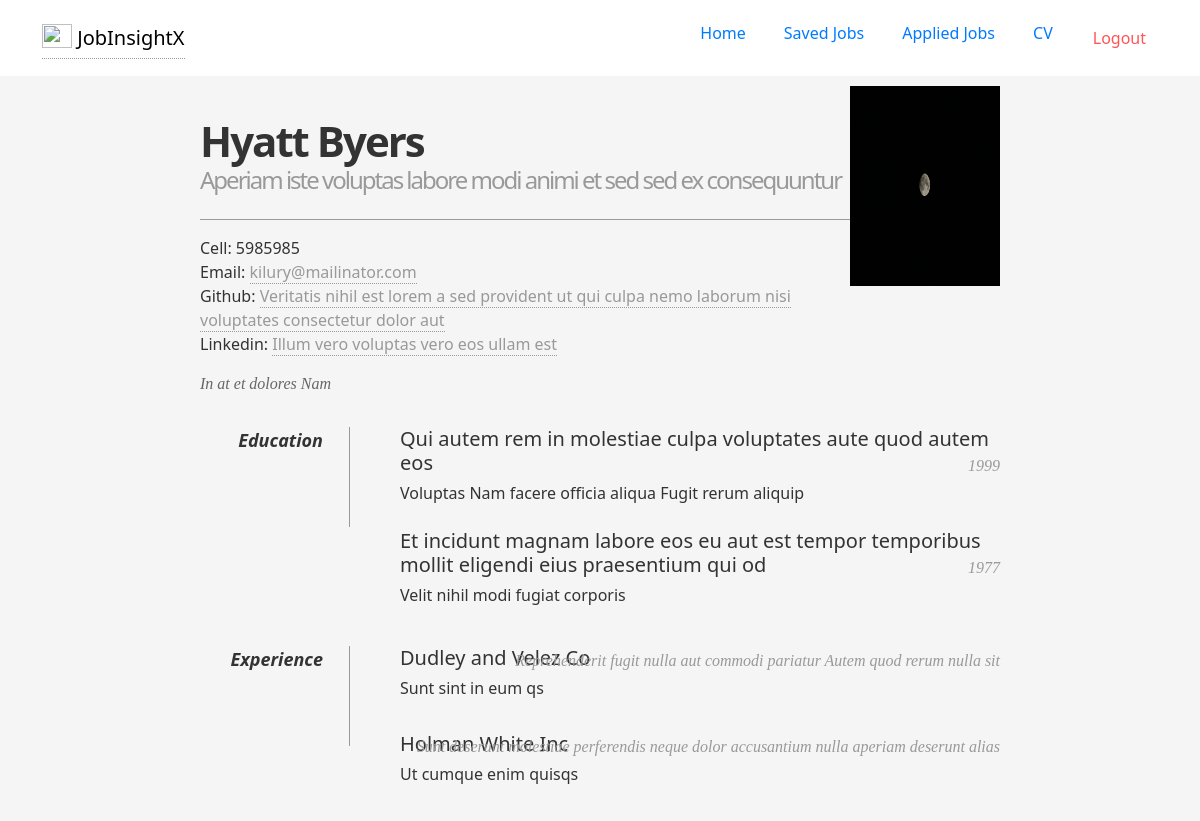
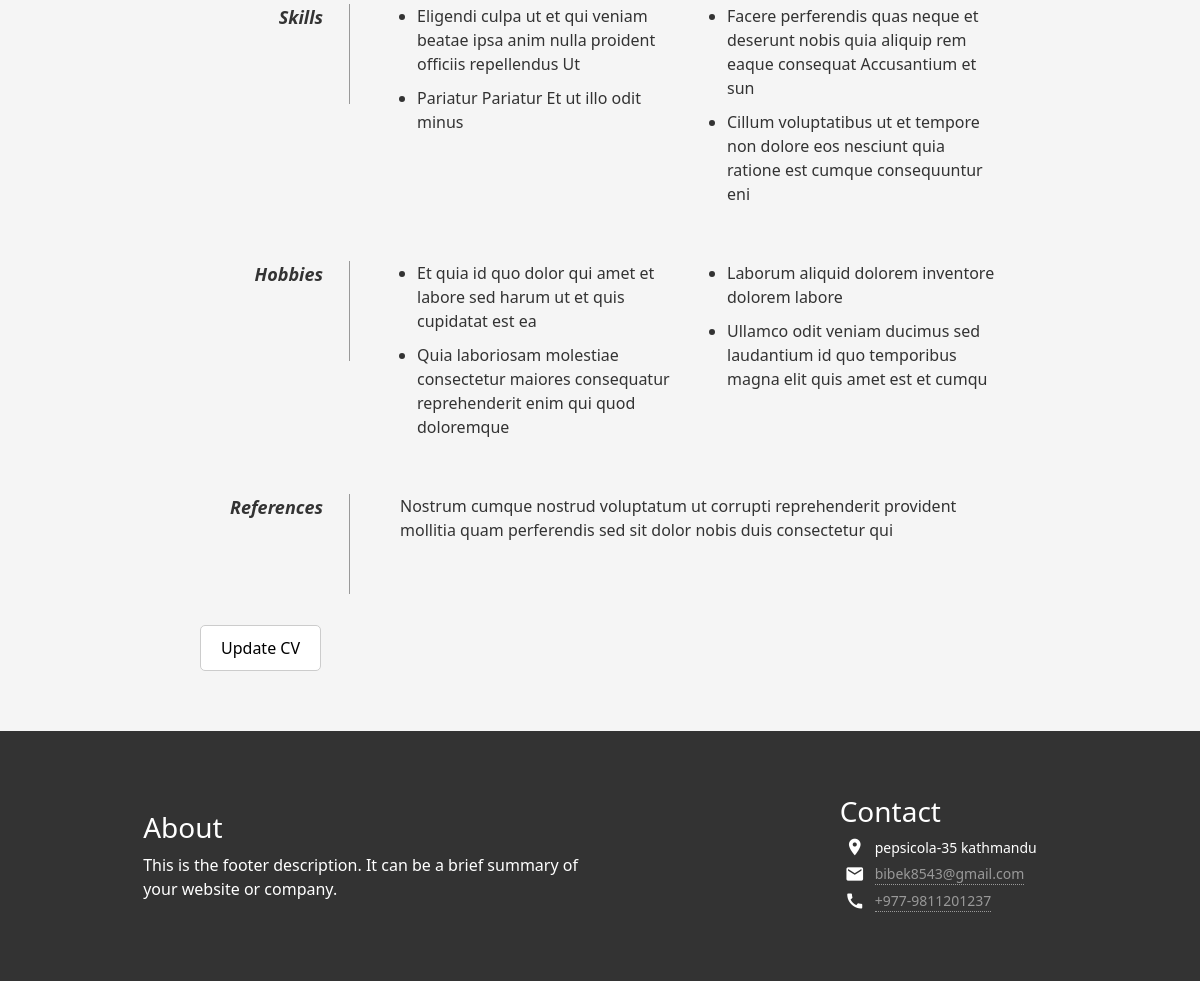
Screenshot of /view-cv (signed in) with the database file from the repository (2 pictures, top to bottom).
### jobapp/models.py (models this page shows, shortened)
class cv(models.Model):
    user = models.ForeignKey(settings.AUTH_USER_MODEL, on_delete=models.CASCADE)
    full_name = models.CharField(max_length = 100)
    profession = models.CharField(max_length = 100)
    gmail = models.EmailField()
    phone = models.CharField(max_length = 20)
    linkedin = models.CharField(max_length = 250)
    github = models.CharField(max_length = 250)
    photo = models.ImageField(upload_to='photos/', null=True, blank=True, default='default.jpg')
    description = models.TextField()
    degree1 = models.CharField(max_length = 100, null = True, blank = True)
    university1 = models.CharField(max_length = 100, null = True, blank = True)
    graduation_year1 = models.IntegerField(null = True, blank = True)
    degree2 = models.CharField(max_length = 100, null = True, blank = True)
    university2 = models.CharField(max_length = 100, null = True, blank = True)
    graduation_year2 = models.IntegerField(null = True, blank = True)
    company1 = models.CharField(max_length = 100, null = True, blank = True)
    project1 = models.CharField(max_length = 100, null = True, blank = True)
    experience_description1 = models.TextField(null = True, blank = True)
    company2 = models.CharField(max_length = 100, null = True, blank = True)
    project2 = models.CharField(max_length = 100, null = True, blank = True)
    experience_description2 = models.TextField(null = True, blank = True)
    skill1 = models.CharField(max_length = 100, null = True, blank = True)
    skill2 = models.CharField(max_length = 100, null = True, blank = True)
    skill3 = models.CharField(max_length = 100, null = True, blank = True)
    skill4 = models.CharField(max_length = 100, null = True, blank = True)
    hobbies1 = models.CharField(max_length = 100, null = True, blank = True)
    hobbies2 = models.CharField(max_length = 100, null = True, blank = True)
    hobbies3 = models.CharField(max_length = 100, null = True, blank = True)
    hobbies4 = models.CharField(max_length = 100, null = True, blank = True)
    reference = models.CharField(max_length = 150, null = True, blank = True)

### jobapp/permission.py (the view)
    def wrap(request, *args, **kwargs):
        if request.user.account == '1':
            return view_function(request, *args, **kwargs)
        else:
            raise PermissionDenied

### jobapp/context_processors.py (called while the page is built)
def user_type_processor(request):
    user_type = None
    if request.user.is_authenticated:
        user_type = request.user.account
    return {'user_type': user_type}

### jobapp/permission.py (called while the page is built)
def user_is_employee(view_function):
    def wrap(request, *args, **kwargs):
        if request.user.account == '1':
            return view_function(request, *args, **kwargs)
        else:
            raise PermissionDenied
    return wrap

### jobapp/views.py (called while the page is built)
@login_required
@user_is_employee
def cv_view(request):
    try:
        current_user = request.user
        current_user_account_type = request.user.account
        cv_instance = cv.objects.get(user=current_user)
    except cv.DoesNotExist:
        cv_instance = None
    return render(request, 'jobapp/employee/cv.html', {'cv_instance': cv_instance, 'current_user_account_type': current_user_account_type})

### templates/jobapp/employee/cv.html (shortened to what this page needs)
{% extends 'base.html'%}
{% load static %}
{% block extra_styles %}
<link rel="stylesheet" href="{% static 'css/jobapp/employee/cv.css' %}">
<link rel="stylesheet" href="https://cdnjs.cloudflare.com/ajax/libs/font-awesome/5.15.3/css/all.min.css">
{% endblock %}
{% block content %}
{% if cv_instance %}
<div id="page-wrap">
    {% if cv_instance.photo %}
    <img src="{{ cv_instance.photo.url }}" alt="Photo of {{ cv_instance.full_name }}" id="pic" />
{% else %}
    <p id="pic">No photo available</p>
{% endif %}
    <div id="contact-info" class="vcard">
        <h1 class="fn">{{cv_instance.full_name}} <span><h4>{{ cv_instance.profession }}</h4></span></h1>
        <p>
            Cell: <span class="tel">{{ cv_instance.phone }}</span><br />
            Email: <a class="email" href="mailto:{{ cv_instance.gmail }}">{{ cv_instance.gmail }}</a><br>
            Github: <a href="{{ cv_instance.github }}">{{ cv_instance.github }}</a><br>
            Linkedin: <a href="{{ cv_instance.linkedin }}">{{ cv_instance.linkedin }}</a>
        </p>
    </div>
    <div id="objective">
        <p>
            {{ cv_instance.description }}
        </p>
    </div>
    <dl>
        <dd class="clear"></dd>
        <dt>Education</dt>
        <dd>
            <h2>{{ cv_instance.degree1 }} <span>{{ cv_instance.graduation_year1 }}</span></h2>
            <p>{{ cv_instance.university1 }}<br/>
            </p>
        </dd>
        <dd>
            <h2>{{ cv_instance.degree2 }} <span>{{ cv_instance.graduation_year2 }}</span></h2>
            <p>{{ cv_instance.university2 }}<br/>
            </p>
        </dd>
        <dd class="clear"></dd>
        <dt>Experience</dt>
        <dd>
            <h2>{{ cv_instance.company1 }}<span>{{ cv_instance.project1 }}</span></h2>
            <p>{{ cv_instance.experience_description1 }}s</p>
            <h2>{{ cv_instance.company2 }} <span>{{ cv_instance.project2 }}</span></h2>
            <p>{{ cv_instance.experience_description2 }}s</p>
        </dd>
        <dd class="clear"></dd>
        <dt>Skills</dt>
        <dd>
            <div class="skills-container">
                <div class="skills-column">
                    <ul>
                        <li>{{ cv_instance.skill1 }}</li>
                        <li>{{ cv_instance.skill2 }}</li>
                    </ul>
                </div>
                <div class="skills-column">
                    <ul>
                        <li>{{ cv_instance.skill3 }}</li>
                        <li>{{ cv_instance.skill4 }}</li>
                    </ul>
                </div>
            </div>
        </dd>
        <dd class="clear"></dd>
        <dt>Hobbies</dt>
        <dd>
            <div class="skills-container">
                <div class="skills-column">
                    <ul>
                        <li>{{ cv_instance.hobbies1 }}</li>
                        <li>{{ cv_instance.hobbies2 }}</li>
                    </ul>
                </div>
                <div class="skills-column">
                    <ul>
                        <li>{{ cv_instance.hobbies3 }}</li>
                        <li>{{ cv_instance.hobbies4 }}</li>
                    </ul>
                </div>
            </div>
        </dd>
        <dd class="clear"></dd>
        <dt>References</dt>
        <dd>
            <p>{{ cv_instance.reference }}</p>
        </dd>
        <dd class="clear"></dd>
    </dl>
    {% if current_user_account_type == '1' %}
    <a href="{% url 'update_cv' %}"><button class="button">Update CV</button></a>
</div>
{% endif %}
{% else %}
<div class="creat-btn">
    <a href="{% url 'update_cv' %}"><button class="create-button">Create CV</button></a>
</div>
{% endif %}
{% include "alerts.html" %}
{% endblock %}

### templates/base.html (shortened to what this page needs)
{% load static %}
<!doctype html>
<html lang="en">
<head>
  <link href="https://cdn.jsdelivr.net/npm/bootstrap@5.3.2/dist/css/bootstrap.min.css" rel="stylesheet">
  <link rel="stylesheet" href="{% static 'css/base.css' %}">
    {% block extra_styles %}{% endblock %}
</head>
<body>
<div class="bootstrap-only">
  <nav class="navbar navbar-expand-lg navbar-light">
    <div class="container">
      <a class="navbar-brand" href="{% url 'home' %}">
        <img src="{% static 'images/logo/jobinsightx-logo.png' %}" alt="" width="30" height="24"
          class="d-inline-block align-text-top">
        JobInsightX
      </a>
      <div class="collapse navbar-collapse justify-content-end" id="navbarNav">
        <ul class="navbar-nav">
          <li class="nav-item">
            <a class="nav-link nav-menu" href="{% url 'home' %}">Home</a>
          </li>
          {% if user.is_authenticated %}
          {% if user_type == "1" %}
          <li class="nav-item">
            <a class="nav-link nav-menu" href="{% url 'saved_jobs'%}">Saved Jobs</a>
          </li>
          <li class="nav-item">
            <a class="nav-link nav-menu" href="{% url 'applied_jobs'%}">Applied Jobs</a>
          </li>
          <li class="nav-item">
            <a class="nav-link nav-menu" href="{% url 'view_cv'%}">CV</a>
          </li>
          {% endif %}
        </ul>
        <a href="{% url 'logout_auth' %}" class="btn btn-outline-danger nav-menu-btn">Logout</a>
        {% else %}
        <a href="{% url 'login_auth' %}" class="btn btn-outline-success nav-menu-btn login">Login</a>
        {% endif %}
      </div>
    </div>
  </nav>
</div>
  <main>
        {% block content %}{% endblock %}
  </main>
  <div class="page-footer">
  <div class="foot-desc">
    <h3>About</h3>
    This is the footer description. It can be a brief summary of your website or company.
  </div>
  <div class="foot-cont">
    <h3>Contact</h3>
    <div class="contact-info">
      <i class="material-icons">location_on</i>
      pepsicola-35 kathmandu
    </div>
    <div class="contact-info">
      <i class="material-icons">email</i>
      <a href="mailto:bibek8543@gmail.com">bibek8543@gmail.com</a>
    </div>
    <div class="contact-info">
      <i class="material-icons">call</i>
      <a href="tel:+977-9811201237">+977-9811201237</a>
    </div>
  </div>
</div>
</body>
</html>

### templates/alerts.html (shortened to what this page needs)
<!DOCTYPE html>
<html lang="en">
<head>
</head>
<body>
</body>
</html>

### static/css/base.css (style rules this page uses)
body { background-color: #f5f5f5; color: #333; }
.navbar { background-color: #fff; padding: 13px 0; }
.nav-menu { color: #007BFF; padding-left: 30px !important; font-weight: 400; }
.nav-menu-btn { margin-left: 20px; color: #ff5555; border: none; }
.page-footer { background-color: #333; color: #fff; padding: 20px; display: flex; width: 100%; bottom: 0; flex-wrap: wrap; height: 250px; justify-content: space-around; align-items: center; }
.foot-desc { margin: 25px; font-size: 16px; max-width: 450px; }
.foot-cont { font-size: 14px; margin: 25px; flex-wrap: wrap; align-items: center; justify-content: center; }
.contact-info { display: flex; align-items: center; margin: 5px; margin-right: 20px; }
.contact-info .material-icons { font-size: 20px; margin-right: 10px; }

### static/css/jobapp/employee/cv.css (style rules this page uses)
.clear { clear: both; }
#page-wrap { width: 800px; margin: 40px auto 60px; }
#pic { float: right; margin: -30px 0 0 0; height: 200px; width: 150px; }
h1 { margin: 0 0 16px 0; padding: 0 0 16px 0; font-size: 42px; font-weight: bold; letter-spacing: -2px; border-bottom: 1px solid #999; }
h2 { font-size: 20px; margin: 0 0 6px 0; position: relative; }
h2 span { position: absolute; bottom: 0; right: 0; font-style: italic; font-family: Georgia, Serif; font-size: 16px; color: #999; font-weight: normal; }
h4 { color:#999; }
p { margin: 0 0 16px 0; word-wrap: break-word; }
a { color: #999; text-decoration: none; border-bottom: 1px dotted #999; }
ul { margin: 0 0 32px 17px; }
#objective { width: 500px; float: left; }
#objective p { font-family: Georgia, Serif; font-style: italic; color: #666; }
dt { font-style: italic; font-weight: bold; font-size: 18px; text-align: right; padding: 0 26px 0 0; width: 150px; float: left; height: 100px; border-right: 1px solid #999; }
dd { width: 600px; float: right; }
dd.clear { float: none; margin: 0; height: 15px; }
.button { background-color: white; color: black; border: none; padding: 10px 20px; text-decoration: none; display: inline-block; border: 1px solid #ccc; border-radius: 5px; }
.skills-container { display: flex; }
.skills-column { flex: 1; margin-right: 20px; }
.skills-column:last-child { margin-right: 0; }
ul { padding: 0; }
li { margin-bottom: 10px; }

### templates/alerts.html (style rules this page uses)
body { background-image: url(https://subtlepatterns.com/patterns/bedge_grunge.png); background-position: initial initial; background-repeat: initial initial; }

### rows the page displays
cv: photo (picture), full_name "Hyatt Byers", profession "Aperiam iste voluptas labore modi animi et sed sed ex consequuntur", phone "5985985", gmail "kilury@mailinator.com", github "Veritatis nihil est lorem a sed provident ut qui culpa nemo laborum nisi voluptates consectetur dolor aut", linkedin "Illum vero voluptas vero eos ullam est", description "In at et dolores Nam", degree1 "Qui autem rem in molestiae culpa voluptates aute quod autem eos", graduation_year1 "1999", university1 "Voluptas Nam facere officia aliqua Fugit rerum aliquip", degree2 "Et incidunt magnam labore eos eu aut est tempor temporibus mollit eligendi eius praesentium qui od", graduation_year2 "1977", university2 "Velit nihil modi fugiat corporis", company1 "Dudley and Velez Co", project1 "Reprehenderit fugit nulla aut commodi pariatur Autem quod rerum nulla sit", experience_description1 "Sunt sint in eum q", company2 "Holman White Inc", project2 "Sunt deserunt molestiae perferendis neque dolor accusantium nulla aperiam deserunt alias", experience_description2 "Ut cumque enim quisq", skill1 "Eligendi culpa ut et qui veniam beatae ipsa anim nulla proident officiis repellendus Ut", skill2 "Pariatur Pariatur Et ut illo odit minus", skill3 "Facere perferendis quas neque et deserunt nobis quia aliquip rem eaque consequat Accusantium et sun", skill4 "Cillum voluptatibus ut et tempore non dolore eos nesciunt quia ratione est cumque consequuntur eni", hobbies1 "Et quia id quo dolor qui amet et labore sed harum ut et quis cupidatat est ea", hobbies2 "Quia laboriosam molestiae consectetur maiores consequatur reprehenderit enim qui quod doloremque", hobbies3 "Laborum aliquid dolorem inventore dolorem labore", hobbies4 "Ullamco odit veniam ducimus sed laudantium id quo temporibus magna elit quis amet est et cumqu", reference "Nostrum cumque nostrud voluptatum ut corrupti reprehenderit provident mollitia quam perferendis sed sit dolor nobis duis consectetur qui"
